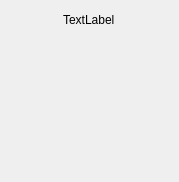
<?xml version="1.0" encoding="UTF-8"?>
<ui version="4.0">
 <class>SideMenu</class>
 <widget class="QWidget" name="SideMenu">
  <property name="geometry">
   <rect>
    <x>0</x>
    <y>0</y>
    <width>179</width>
    <height>182</height>
   </rect>
  </property>
  <property name="sizePolicy">
   <sizepolicy hsizetype="Preferred" vsizetype="MinimumExpanding">
    <horstretch>0</horstretch>
    <verstretch>0</verstretch>
   </sizepolicy>
  </property>
  <property name="windowTitle">
   <string>Form</string>
  </property>
  <layout class="QVBoxLayout" name="main_layout">
   <property name="spacing">
    <number>2</number>
   </property>
   <property name="sizeConstraint">
    <enum>QLayout::SetDefaultConstraint</enum>
   </property>
   <property name="leftMargin">
    <number>0</number>
   </property>
   <property name="topMargin">
    <number>0</number>
   </property>
   <property name="rightMargin">
    <number>0</number>
   </property>
   <property name="bottomMargin">
    <number>0</number>
   </property>
   <item>
    <widget class="QFrame" name="side_menu_title_frame">
     <property name="frameShape">
      <enum>QFrame::NoFrame</enum>
     </property>
     <layout class="QHBoxLayout" name="title_layout">
      <property name="spacing">
       <number>4</number>
      </property>
      <property name="sizeConstraint">
       <enum>QLayout::SetNoConstraint</enum>
      </property>
      <property name="topMargin">
       <number>4</number>
      </property>
      <property name="rightMargin">
       <number>0</number>
      </property>
      <property name="bottomMargin">
       <number>4</number>
      </property>
      <item>
       <widget class="QPushButton" name="side_menu_title_button">
        <property name="sizePolicy">
         <sizepolicy hsizetype="Preferred" vsizetype="Preferred">
          <horstretch>0</horstretch>
          <verstretch>0</verstretch>
         </sizepolicy>
        </property>
        <property name="minimumSize">
         <size>
          <width>32</width>
          <height>32</height>
         </size>
        </property>
        <property name="maximumSize">
         <size>
          <width>50</width>
          <height>50</height>
         </size>
        </property>
        <property name="text">
         <string/>
        </property>
        <property name="flat">
         <bool>true</bool>
        </property>
       </widget>
      </item>
      <item>
       <widget class="QLabel" name="side_menu_title_label">
        <property name="text">
         <string>TextLabel</string>
        </property>
       </widget>
      </item>
     </layout>
    </widget>
   </item>
   <item>
    <widget class="QFrame" name="side_menu_content_frame">
     <property name="frameShape">
      <enum>QFrame::NoFrame</enum>
     </property>
     <property name="frameShadow">
      <enum>QFrame::Raised</enum>
     </property>
     <layout class="QVBoxLayout" name="content_frame_layout">
      <property name="spacing">
       <number>0</number>
      </property>
      <property name="leftMargin">
       <number>0</number>
      </property>
      <property name="topMargin">
       <number>0</number>
      </property>
      <property name="rightMargin">
       <number>9</number>
      </property>
      <property name="bottomMargin">
       <number>0</number>
      </property>
      <item>
       <spacer name="side_menu_spacer">
        <property name="orientation">
         <enum>Qt::Vertical</enum>
        </property>
        <property name="sizeHint" stdset="0">
         <size>
          <width>20</width>
          <height>40</height>
         </size>
        </property>
       </spacer>
      </item>
     </layout>
    </widget>
   </item>
  </layout>
 </widget>
 <resources/>
 <connections/>
</ui>
